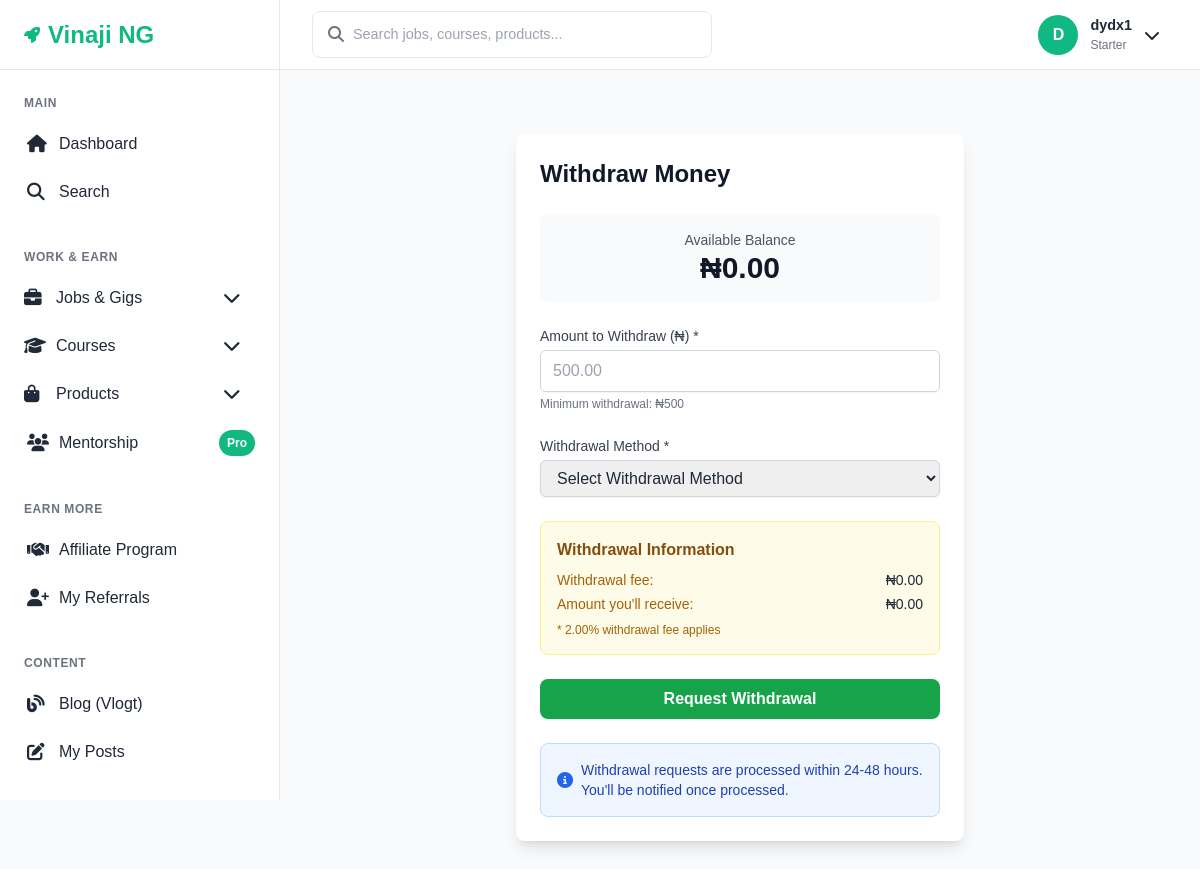
The page /payments/withdraw/ (signed in) on the database its author committed.
### accounts/models.py (models this page shows, shortened)
class User(AbstractUser):
    SUBSCRIPTION_CHOICES = [
        ('starter', 'Starter'),
        ('pro', 'Pro'),
        ('mentorship', 'Mentorship'),
    ]
    subscription_level = models.CharField(
        max_length=20,
        choices=SUBSCRIPTION_CHOICES,
        default='starter'
    )
    referral_code = models.CharField(max_length=20, unique=True, blank=True)
    is_verified = models.BooleanField(default=False)
    date_updated = models.DateTimeField(auto_now=True)
    groups = models.ManyToManyField(
        Group,
        related_name="custom_user_groups",  # use "+" if you don’t need reverse access
        blank=True
    )
    user_permissions = models.ManyToManyField(
        Permission,
        related_name="custom_user_permissions",  # use "+" if you don’t need reverse access
        blank=True
    )

### site_core/models.py (models this page shows, shortened)
class SiteSetting(models.Model):
    CURRENCY_CHOICES = [
        ('NGN', 'Nigerian Naira (NGN)'),
        ('USD', 'US Dollar (USD)'),
    ]
    PAYMENT_MODE_CHOICES = [
        ('manual', 'Manual Approval'),
        ('auto', 'Auto Process'),
    ]
    currency = models.CharField(max_length=3, choices=CURRENCY_CHOICES, default='NGN')
    currency_rate = models.DecimalField(max_digits=10, decimal_places=4, default=1.0)
    add_money_fee_pct = models.DecimalField(max_digits=5, decimal_places=2, default=1.5)
    transfer_fee_pct = models.DecimalField(max_digits=5, decimal_places=2, default=0.5)
    withdraw_fee_pct = models.DecimalField(max_digits=5, decimal_places=2, default=2.0)
    mentorship_fee_pct = models.DecimalField(max_digits=5, decimal_places=2, default=10.0)
    default_commission_pct = models.DecimalField(max_digits=5, decimal_places=2, default=20.0)
    deposit_mode = models.CharField(max_length=10, choices=PAYMENT_MODE_CHOICES, default='manual')
    withdrawal_mode = models.CharField(max_length=10, choices=PAYMENT_MODE_CHOICES, default='manual')
    manual_bank_name = models.CharField(max_length=100, blank=True)
    manual_account_number = models.CharField(max_length=20, blank=True)
    manual_account_name = models.CharField(max_length=100, blank=True)
    monnify_api_key = models.CharField(max_length=255, blank=True)
    monnify_secret_key = models.CharField(max_length=255, blank=True)
    monnify_contract_code = models.CharField(max_length=255, blank=True)
    monnify_base_url = models.CharField(max_length=255, default='https://api.monnify.com')
    default_bank_code = models.CharField(max_length=10, blank=True, help_text="Default bank for virtual accounts")
    account_reference_prefix = models.CharField(max_length=50, default='VINAJI', help_text="Prefix for account references")
    pause_course_uploading = models.BooleanField(default=False)
    pause_gigs_uploading = models.BooleanField(default=False)
    pause_affiliates = models.BooleanField(default=False)
    site_title = models.CharField(max_length=200, default='Vinaji NG')
    site_description = models.TextField(blank=True)
    contact_email = models.EmailField(default='support@vinaji.com')
    legal_text = models.TextField(blank=True)
    default_subscription_prices = models.JSONField(default=dict)
    created_at = models.DateTimeField(auto_now_add=True)
    updated_at = models.DateTimeField(auto_now=True)
    class Meta:
        verbose_name = "Site Setting"
        verbose_name_plural = "Site Settings"
    @classmethod
    def get_solo(cls):
        obj, created = cls.objects.get_or_create(pk=1)
        return obj

### payments/views.py (the view)
# urls.py: path('withdraw/', views.withdraw_money, name='withdraw_money'),
@login_required
def withdraw_money(request):
    if request.method == 'POST':
        form = WithdrawForm(request.POST)
        if form.is_valid():
            amount = form.cleaned_data['amount']
            current_balance = Transaction.get_user_balance(request.user)
            if amount > current_balance:
                messages.error(request, 'Insufficient balance for withdrawal.')
            else:
                transaction = form.save(commit=False)
                transaction.user = request.user
                transaction.transaction_type = 'withdraw'
                site_settings = SiteSetting.get_solo()
                if site_settings.withdraw_fee_pct > 0:
                    fee = transaction.amount * (site_settings.withdraw_fee_pct / 100)
                    transaction.metadata = {'admin_fee': float(fee)}
                transaction.save()
                messages.success(request, 'Withdrawal request submitted successfully.')
                return redirect('transactions_list')
    else:
        form = WithdrawForm()
    current_balance = Transaction.get_user_balance(request.user)
    payment_methods = PaymentMethod.objects.filter(is_active=True)
    context = {
        'form': form,
        'current_balance': current_balance,
        'payment_methods': payment_methods,
    }
    return render(request, 'payments/withdraw.html', context)

### templates/payments/withdraw.html (shortened to what this page needs)
{% extends 'base.html' %}
{% block content %}
<div class="max-w-md mx-auto">
    <div class="bg-white rounded-lg shadow-lg p-6">
        <h1 class="text-2xl font-bold text-gray-900 mb-6">Withdraw Money</h1>
        <div class="bg-gray-50 rounded-lg p-4 mb-6">
            <div class="text-center">
                <p class="text-sm text-gray-600">Available Balance</p>
                <p class="text-3xl font-bold text-gray-900">₦{{ current_balance|default:"0.00" }}</p>
            </div>
        </div>
        <form method="post" class="space-y-6">
            <div>
                <label for="amount" class="block text-sm font-medium text-gray-700">Amount to Withdraw (₦) *</label>
                <input type="number" name="amount" id="amount" required min="500" step="0.01"
                       class="mt-1 block w-full px-3 py-2 border border-gray-300 rounded-md shadow-sm focus:outline-none focus:ring-2 focus:ring-green-500 focus:border-green-500"
                       placeholder="500.00">
                <p class="text-xs text-gray-500 mt-1">Minimum withdrawal: ₦500</p>
            </div>
            <div>
                <label for="payment_method" class="block text-sm font-medium text-gray-700">Withdrawal Method *</label>
                <select name="payment_method" id="payment_method" required
                        class="mt-1 block w-full px-3 py-2 border border-gray-300 rounded-md shadow-sm focus:outline-none focus:ring-2 focus:ring-green-500 focus:border-green-500">
                    <option value="">Select Withdrawal Method</option>
                </select>
            </div>
            <div class="bg-yellow-50 border border-yellow-200 rounded-lg p-4">
                <h3 class="font-semibold text-yellow-800 mb-2">Withdrawal Information</h3>
                <div class="space-y-1 text-sm">
                    <div class="flex justify-between">
                        <span class="text-yellow-700">Withdrawal fee:</span>
                        <span class="font-medium" id="withdrawalFee">₦0.00</span>
                    </div>
                    <div class="flex justify-between">
                        <span class="text-yellow-700">Amount you'll receive:</span>
                        <span class="font-medium" id="netAmount">₦0.00</span>
                    </div>
                </div>
                <p class="text-yellow-700 text-xs mt-2">
                    * {{ site_settings.withdraw_fee_pct|default:"2.0" }}% withdrawal fee applies
                </p>
            </div>
            <button type="submit" class="w-full bg-green-600 text-white py-2 rounded-lg hover:bg-green-700 transition-colors font-semibold">
                Request Withdrawal
            </button>
        </form>
        <div class="mt-6 bg-blue-50 border border-blue-200 rounded-lg p-4">
            <div class="flex items-center">
                <i class="fas fa-info-circle text-blue-600 mr-2"></i>
                <p class="text-blue-800 text-sm">
                    Withdrawal requests are processed within 24-48 hours. You'll be notified once processed.
                </p>
            </div>
        </div>
    </div>
</div>
{% endblock %}

### templates/base.html (shortened to what this page needs)
{% load static %}
<!DOCTYPE html>
<html lang="en">
<head>
    <link href="{% static 'css/style.css' %}" rel="stylesheet">
    <script src="https://cdn.tailwindcss.com"></script>
    <link rel="stylesheet" href="https://cdnjs.cloudflare.com/ajax/libs/font-awesome/6.4.0/css/all.min.css">
</head>
<body>
    <aside class="sidebar" id="sidebar">
        <div class="sidebar-header">
            <a href="{% url 'dashboard' %}" class="logo">
                <i class="fas fa-rocket text-primary"></i>
                <span class="logo-text">Vinaji NG</span>
            </a>
        </div>
        <nav class="sidebar-nav">
            <div class="nav-section">
                <div class="nav-title">Main</div>
                <ul class="nav-links">
                    <li>
                        <a href="{% url 'dashboard' %}" class="nav-link {% if request.resolver_match.url_name == 'dashboard' %}active{% endif %}">
                            <i class="fas fa-home"></i>
                            Dashboard
                        </a>
                    </li>
                    <li>
                        <a href="{% url 'search_results' %}" class="nav-link">
                            <i class="fas fa-search"></i>
                            Search
                        </a>
                    </li>
                </ul>
            </div>
            <div class="nav-section">
                <div class="nav-title">Work & Earn</div>
                <ul class="nav-links">
                    <li class="dropdown">
                        <button class="nav-link dropdown-toggle" onclick="toggleDropdown(this)">
                            <i class="fas fa-briefcase"></i>
                            Jobs & Gigs
                            <i class="fas fa-chevron-down ml-auto text-sm"></i>
                        </button>
                    </li>
                    <li class="dropdown">
                        <button class="nav-link dropdown-toggle" onclick="toggleDropdown(this)">
                            <i class="fas fa-graduation-cap"></i>
                            Courses
                            <i class="fas fa-chevron-down ml-auto text-sm"></i>
                        </button>
                    </li>
                    <li class="dropdown">
                        <button class="nav-link dropdown-toggle" onclick="toggleDropdown(this)">
                            <i class="fas fa-shopping-bag"></i>
                            Products
                            <i class="fas fa-chevron-down ml-auto text-sm"></i>
                        </button>
                    </li>
                        <a href="{% url 'mentorship_list' %}" class="nav-link {% if 'mentorship' in request.resolver_match.url_name %}active{% endif %}">
                            <i class="fas fa-users"></i>
                            Mentorship
                            <span class="badge">Pro</span>
                        </a>
                </ul>
            </div>
            <div class="nav-section">
                <div class="nav-title">Earn More</div>
                <ul class="nav-links">
                    <li>
                        <a href="{% url 'affiliate_dashboard' %}" class="nav-link {% if 'affiliate' in request.resolver_match.url_name %}active{% endif %}">
                            <i class="fas fa-handshake"></i>
                            Affiliate Program
                        </a>
                    </li>
                    <li>
                        <a href="{% url 'referral_list' %}" class="nav-link {% if 'referral' in request.resolver_match.url_name %}active{% endif %}">
                            <i class="fas fa-user-plus"></i>
                            My Referrals
                        </a>
                    </li>
                </ul>
            </div>
            <div class="nav-section">
                <div class="nav-title">Content</div>
                <ul class="nav-links">
                    <li>
                        <a href="{% url 'blog_list' %}" class="nav-link {% if 'blog' in request.resolver_match.url_name %}active{% endif %}">
                            <i class="fas fa-blog"></i>
                            Blog (Vlogt)
                        </a>
                    </li>
                    <li>
                        <a href="{% url 'blog_manage' %}" class="nav-link {% if request.resolver_match.url_name == 'blog_manage' %}active{% endif %}">
                            <i class="fas fa-edit"></i>
                            My Posts
                        </a>
                    </li>
                </ul>
            </div>
        </nav>
    </aside>
    <header class="header">
        <div class="header-left">
            <div class="search-container">
                <i class="fas fa-search search-icon"></i>
                <form action="{% url 'search_results' %}" method="get">
                    <input type="text"
                           name="q"
                           class="search-input"
                           placeholder="Search jobs, courses, products..."
                           value="{{ request.GET.q }}">
                </form>
            </div>
        </div>
        <div class="header-right">
            {% if user.is_authenticated %}
                <div class="user-dropdown">
                    <button class="user-menu-btn" id="userMenuBtn">
                        <div class="user-avatar">
                            {{ user.username|first|upper }}
                        </div>
                        <div class="user-info">
                            <div class="user-name">{{ user.username }}</div>
                            <div class="user-role">{{ user.get_subscription_level_display }}</div>
                        </div>
                        <i class="fas fa-chevron-down"></i>
                    </button>
                </div>
            {% endif %}
        </div>
    </header>
    <main class="main-content">
        {% block content %}{% endblock %}
    </main>
</body>
</html>

### rows shown on the page
User: username|first "D", username "dydx1", subscription_level "Starter"
SiteSetting: withdraw_fee_pct "2.00"

### other values the page prints
{{ current_balance|default:"0.00" }} "0.00"
